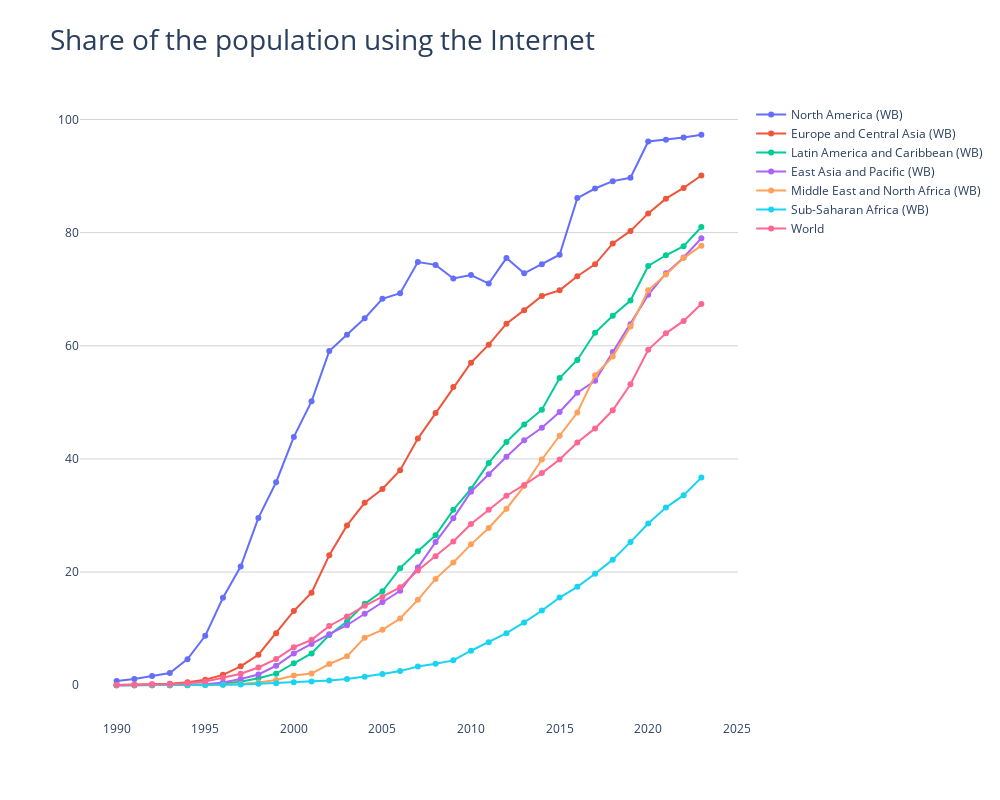

The code cell stored with this chart in its notebook:
### Code cell
import plotly.graph_objects as go

fig = go.Figure()

for entity in continents:
    df_entity = df[df["Entity"] == entity]
    fig.add_trace(go.Scatter(
        x=df_entity["Year"],
        y=df_entity["Individuals using the Internet (% of population)"],
        mode='lines+markers',
        name=entity,
        marker=dict(size=6, symbol='circle'),
        line=dict(width=2)
    ))

fig.update_layout(
    yaxis=dict(
        gridcolor='lightgrey',
    ),
    plot_bgcolor='white',
    title={
        "text": "Share of the population using the Internet",
        "x": 0.05,
        "font": dict(size=28)},
    width=1000,
    height=800
)

fig.show()
